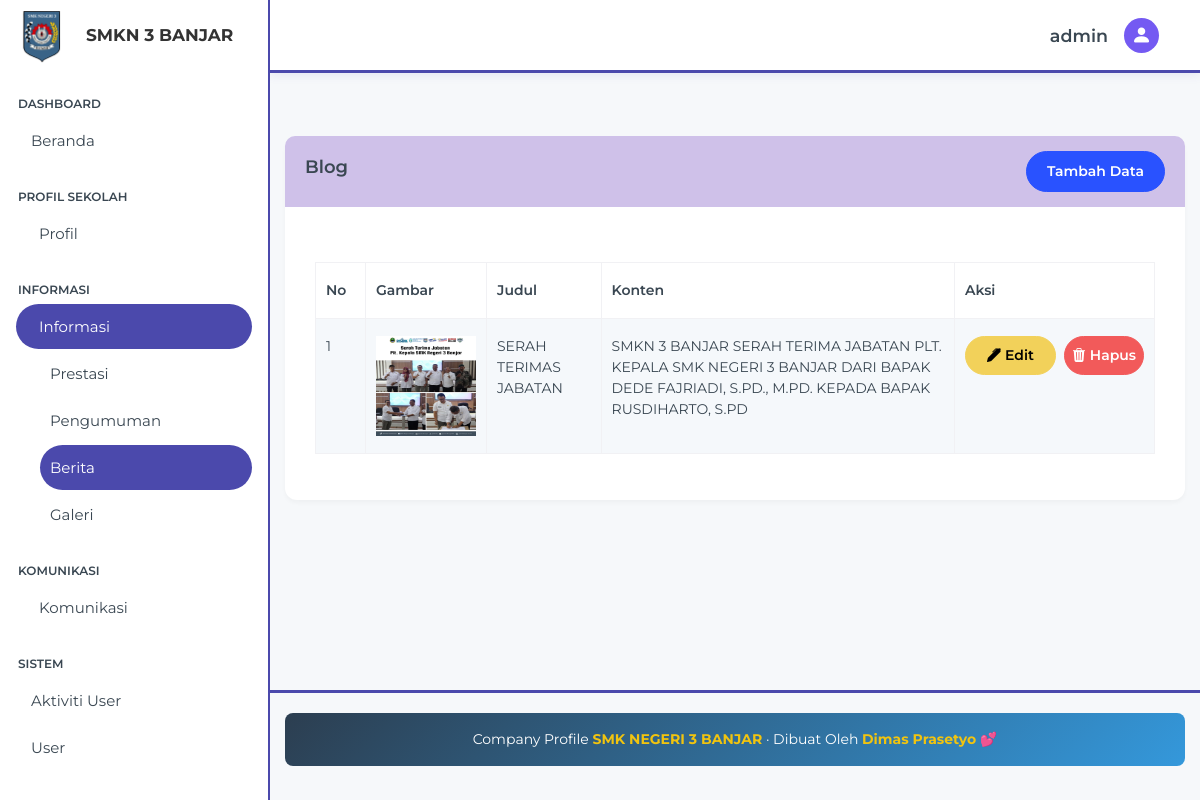
The page /beckend/pages/blog/index.php (signed in) on the database its author committed.
### tables this page shows
CREATE TABLE `blogs` (
  `id` bigint NOT NULL,
  `image` varchar(200) NOT NULL,
  `title` varchar(200) NOT NULL,
  `content` text NOT NULL
);

### beckend/pages/blog/index.php (the view, shortened to what this page needs)
<?php
include '../../app.php';
include '../../partials/header.php';
include '../../partials/sidebar.php';
include '../../partials/navbar.php';
$blog = "SELECT * FROM blogs ORDER BY id DESC";
$result = mysqli_query($connect, $blog) or die(mysqli_error($connect));
?>
<div class="content-wrapper">
    <section class="content">
        <div class="container-fluid">
            <div class="row">
                <div class="col-12 mt-5">
                    <div class="card card-purple mt-5">
                        <div class="card-header card-header-with-button">
                            <h3 class="card-title">Blog</h3>
                            <a href="./create.php" class="btn btn-primary">Tambah Data</a>
                        </div>
                        <div class="card-body table-container">
                            <table id="blogsTable" class="table table-bordered table-striped table-hover">
                                <thead>
                                    <tr>
                                        <th width="50">No</th>
                                        <th>Gambar</th>
                                        <th>Judul</th>
                                        <th>Konten</th>
                                        <th width="200">Aksi</th>
                                    </tr>
                                </thead>
                                <tbody>
                                    <?php
                                    $no = 1;
                                    while ($item = $result->fetch_object()):
                                    ?>
                                        <tr>
                                            <td><?= $no ?></td>
                                            <td>
                                                <img src="../../../storages/blog/<?= $item->image ?>"
                                                    alt="gambar" width="100" height="100">
                                            </td>
                                            <td class="text-uppercase"><?= $item->title ?></td>
                                            <td class="text-uppercase"><?= $item->content ?></td>
                                            <td>
                                                <div class="d-flex gap-2">
                                                    <a href="./edit.php?id=<?= $item->id ?>" class="btn btn-warning btn-xs flex-fill">
                                                        <i class="bi bi-pen-fill"></i> Edit</a>
                                                    <?php if ($_SESSION['role'] === 'admin'): ?>
                                                        <a href="../../action/blog/destroy.php?id=<?= $item->id ?>"
                                                            class="btn btn-danger btn-xs"
                                                            onclick="return confirm('Apakah Anda Yakin')">
                                                            <i class="bi bi-trash3-fill"></i> Hapus
                                                        </a>
                                                    <?php endif; ?>
                                                </div>
                                            </td>
                                        </tr>
                                    <?php
                                        $no++;
                                    endwhile;
                                    ?>
                                </tbody>
                            </table>
                        </div>
                    </div>
                </div>
            </div>
        </div>
    </section>
</div>
<?php
include '../../partials/footer.php';
include '../../partials/script.php';
?>

### beckend/partials/header.php (style rules this page uses)
html, body { height: 100%; }
body { display: flex; flex-direction: column; }

### beckend/pages/blog/index.php (style rules this page uses)
.card-purple .card-header { background: #cfc1e9ff; color: white; border-radius: 10px 10px 0 0; padding: 15px 20px; }
.content-wrapper { padding-top: 40px; }
.table-container { margin-top: 25px; }
.content-wrapper { min-height: calc(100vh - 150px) !important; padding-bottom: 40px; }
.card-header-with-button { display: flex; justify-content: space-between; align-items: center; padding: 15px 20px; }
.d-flex .btn { flex: 1; min-width: 80px; padding: 8px 0; font-size: 14px; }
.d-flex { gap: 8px; }

### rows shown on the page
blogs: image (picture), title "SERAH TERIMAS JABATAN", content "SMKN 3 BANJAR SERAH TERIMA JABATAN PLT. KEPALA SMK NEGERI 3 BANJAR DARI BAPAK DEDE FAJRIADI, S.PD., M.PD. KEPADA BAPAK RUSDIHARTO, S.PD"

### other values the page prints
$_SESSION['role'] "admin"
